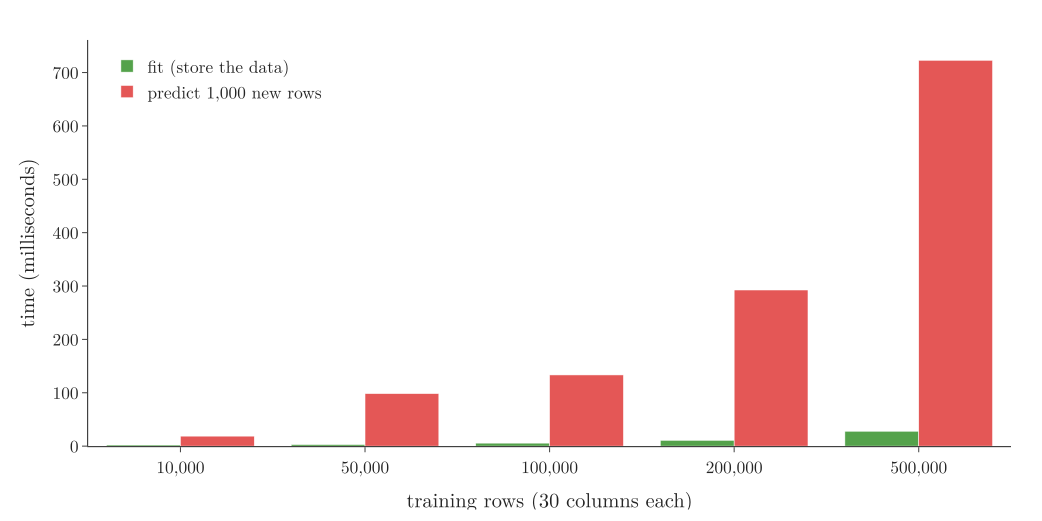

Recreate this plot in Python.
"""Lazy learning: fit time vs prediction time of brute-force KNN as the training set grows (Plotly)."""
import time
from pathlib import Path

import numpy as np
import plotly.graph_objects as go
from sklearn.neighbors import KNeighborsClassifier

here = Path(__file__).parent
rng = np.random.default_rng(0)
sizes = [10_000, 50_000, 100_000, 200_000, 500_000]
queries = rng.random((1000, 30))
csv = here / "predict_time.csv"                            # measured once; delete it to re-measure
if csv.exists():
    fit_ms, pred_ms = np.loadtxt(csv, delimiter=",", unpack=True)
else:
  fit_ms, pred_ms = [], []
  for n in sizes:
      X, y = rng.random((n, 30)), rng.integers(0, 2, n)     # n rows, 30 columns
      model = KNeighborsClassifier(n_neighbors=5, algorithm="brute")
      fit_t, pred_t = [], []
      for _ in range(3):                                      # best of 3 runs, to ignore warm-up noise
          t0 = time.perf_counter(); model.fit(X, y); t1 = time.perf_counter()
          model.predict(queries); t2 = time.perf_counter()
          fit_t.append(t1 - t0); pred_t.append(t2 - t1)
      fit_ms.append(min(fit_t) * 1000); pred_ms.append(min(pred_t) * 1000)
  np.savetxt(csv, np.c_[fit_ms, pred_ms], delimiter=",", fmt="%.2f")
print("fit ms", np.round(fit_ms, 1)); print("predict 1000 rows ms", np.round(pred_ms, 1))
fig = go.Figure()
fig.add_trace(go.Bar(x=[f"{n:,}" for n in sizes], y=fit_ms, name="fit (store the data)", marker_color="#54A24B"))
fig.add_trace(go.Bar(x=[f"{n:,}" for n in sizes], y=pred_ms, name="predict 1,000 new rows", marker_color="#E45756"))
fig.update_layout(template="simple_white", width=1000, height=500, font=dict(family="Latin Modern Roman", size=17), barmode="group",
                  xaxis=dict(title="training rows (30 columns each)"), yaxis=dict(title="time (milliseconds)"),
                  legend=dict(x=0.02, y=0.98), margin=dict(l=70, r=20, t=30, b=60))
fig.write_image(here / "predict_time.png", scale=2); fig.write_image(here / "predict_time.pdf")
